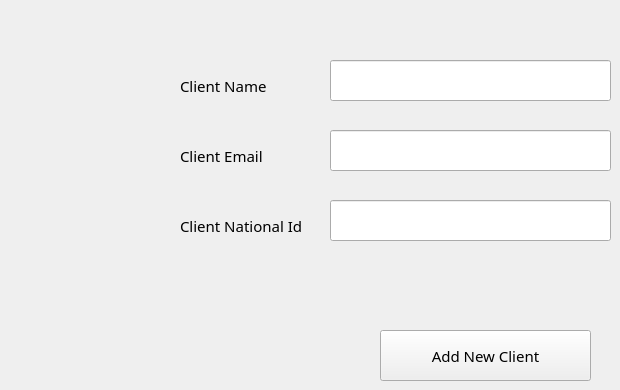
      <widget class="QWidget" name="tab_13">
       <attribute name="title">
        <string>Add New CLient</string>
       </attribute>
       <widget class="QLineEdit" name="lineEdit_22">
        <property name="geometry">
         <rect>
          <x>330</x>
          <y>60</y>
          <width>281</width>
          <height>41</height>
         </rect>
        </property>
        <property name="clearButtonEnabled">
         <bool>true</bool>
        </property>
       </widget>
       <widget class="QPushButton" name="pushButton_22">
        <property name="geometry">
         <rect>
          <x>380</x>
          <y>330</y>
          <width>211</width>
          <height>51</height>
         </rect>
        </property>
        <property name="font">
         <font>
          <family>Calisto MT</family>
          <pointsize>11</pointsize>
          <weight>9</weight>
          <italic>false</italic>
          <bold>false</bold>
         </font>
        </property>
        <property name="styleSheet">
         <string notr="true"/>
        </property>
        <property name="text">
         <string>Add New Client</string>
        </property>
        <property name="shortcut">
         <string>Return</string>
        </property>
       </widget>
       <widget class="QLabel" name="label_31">
        <property name="geometry">
         <rect>
          <x>180</x>
          <y>70</y>
          <width>101</width>
          <height>31</height>
         </rect>
        </property>
        <property name="font">
         <font>
          <family>Calisto MT</family>
          <pointsize>11</pointsize>
          <weight>9</weight>
          <italic>false</italic>
          <bold>false</bold>
         </font>
        </property>
        <property name="text">
         <string>Client Name</string>
        </property>
       </widget>
       <widget class="QLineEdit" name="lineEdit_23">
        <property name="geometry">
         <rect>
          <x>330</x>
          <y>130</y>
          <width>281</width>
          <height>41</height>
         </rect>
        </property>
        <property name="clearButtonEnabled">
         <bool>true</bool>
        </property>
       </widget>
       <widget class="QLabel" name="label_32">
        <property name="geometry">
         <rect>
          <x>180</x>
          <y>140</y>
          <width>121</width>
          <height>31</height>
         </rect>
        </property>
        <property name="font">
         <font>
          <family>Calisto MT</family>
          <pointsize>11</pointsize>
          <weight>9</weight>
          <italic>false</italic>
          <bold>false</bold>
         </font>
        </property>
        <property name="text">
         <string>Client Email</string>
        </property>
       </widget>
       <widget class="QLineEdit" name="lineEdit_24">
        <property name="geometry">
         <rect>
          <x>330</x>
          <y>200</y>
          <width>281</width>
          <height>41</height>
         </rect>
        </property>
        <property name="clearButtonEnabled">
         <bool>true</bool>
        </property>
       </widget>
       <widget class="QLabel" name="label_33">
        <property name="geometry">
         <rect>
          <x>180</x>
          <y>210</y>
          <width>131</width>
          <height>31</height>
         </rect>
        </property>
        <property name="font">
         <font>
          <family>Calisto MT</family>
          <pointsize>11</pointsize>
          <weight>9</weight>
          <italic>false</italic>
          <bold>false</bold>
         </font>
        </property>
        <property name="text">
         <string>Client National Id</string>
        </property>
       </widget>
      </widget>
